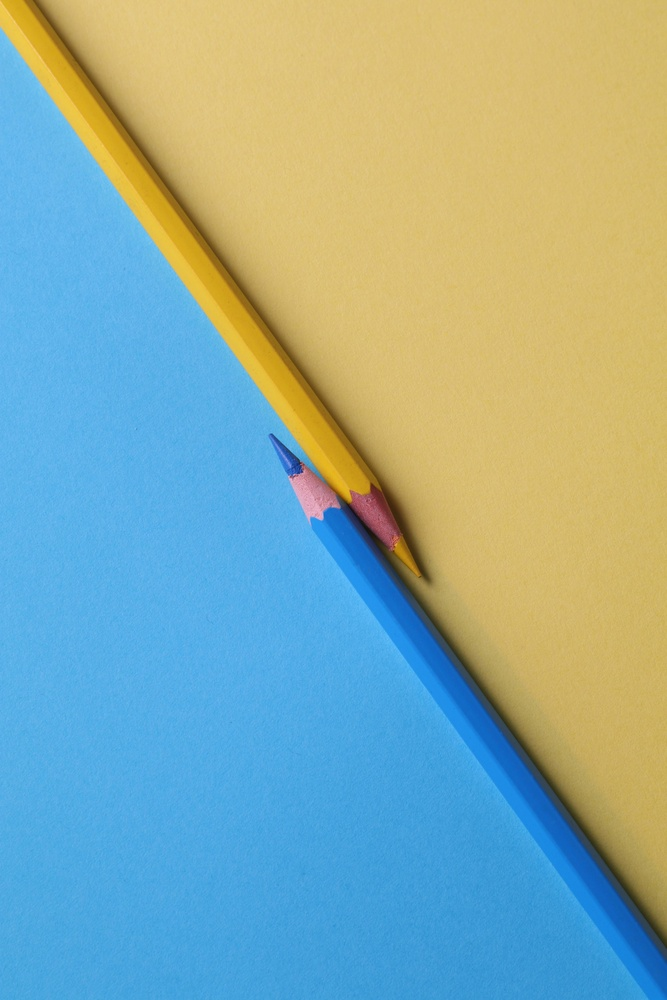
#> input picture image/rgb4.jpg, 667 x 1000 px, shrunk from 4000 x 6000 before the run, found by its file name
$ python bgr_to_bw.py
#> lines starting #> are read from the running program, lines starting #| are printed output that depends on the picture; after the words box and inside, x2 and y2 are one past the last pixel; in counts of white or black regions, pixels touching at a corner belong together
import cv2
import numpy as np

# read image
img = cv2.imread(r"C:\Users\soumyasish-sarkar\PycharmProjects\opencv_learning\image\rgb4.jpg")
#> img is the input picture: shape (1000, 667, 3); mean B, G, R 164.9, 172.7, 141

# convert to grayscale first
img_grey = cv2.cvtColor(img, cv2.COLOR_BGR2GRAY)
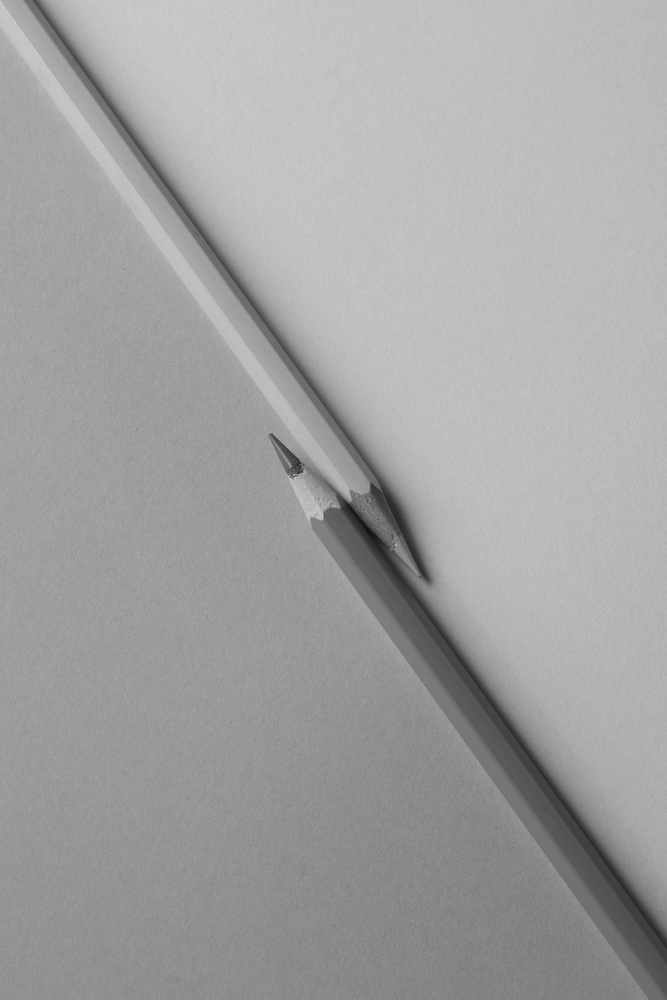
#> img_grey: shape (1000, 667); min 17, max 209, mean 162.3

# apply threshold to make it pure black & white
_, img_bw = cv2.threshold(img_grey, 127, 255, cv2.THRESH_BINARY)
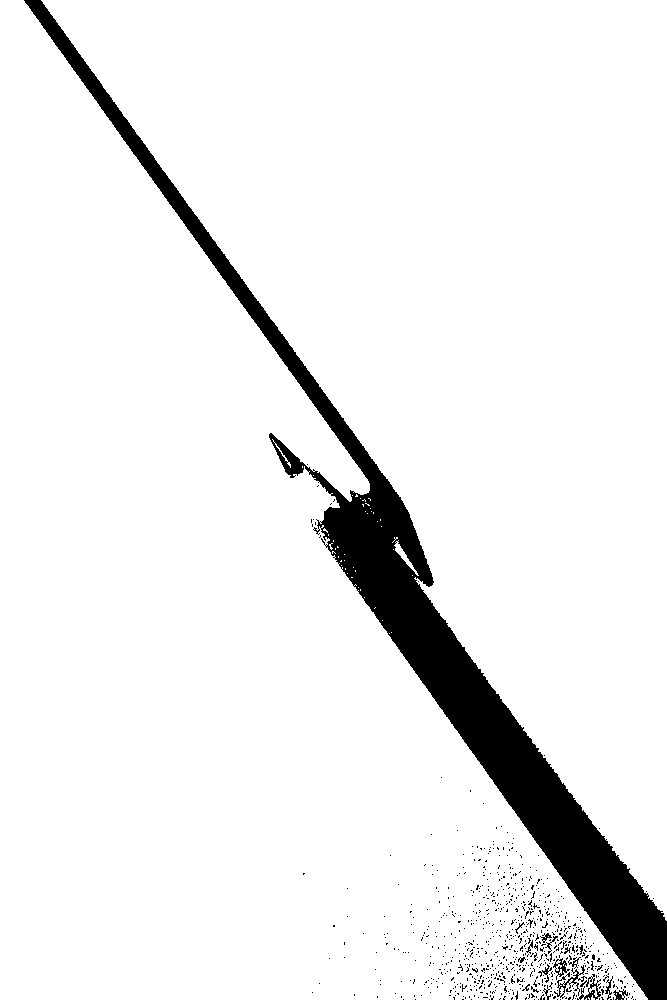
#> img_bw: shape (1000, 667); 92.9% white; 769 black regions (752 under 20 px), largest, box (x1, y1, x2, y2) and area: (24, 0, 667, 1000) 44090, (554, 965, 587, 999) 244, (577, 974, 601, 1000) 218

print(img_bw.shape)  # still (height, width), only black & white
#| (1000, 667)

# display
cv2.namedWindow("Black & White Image", cv2.WINDOW_NORMAL)
cv2.imshow("Black & White Image", img_bw)
cv2.waitKey(0)
cv2.destroyAllWindows()

$ run again, with image/rgb1.jpg copied over image/rgb4.jpg
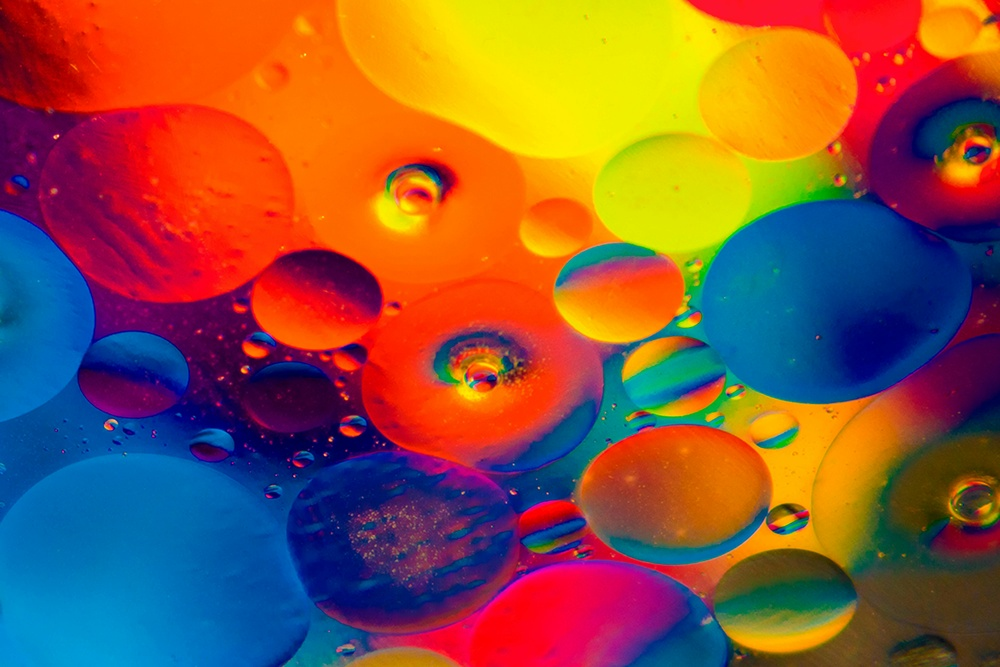
#> input picture image/rgb1.jpg, 1000 x 667 px, shrunk from 6000 x 4000 before the run, found by its file name
#> img is the input picture: shape (667, 1000, 3); mean B, G, R 62.8, 84.9, 137.3
#> `img_grey = cv2.cvtColor(img, cv2.COLOR_BGR2GRAY)`:
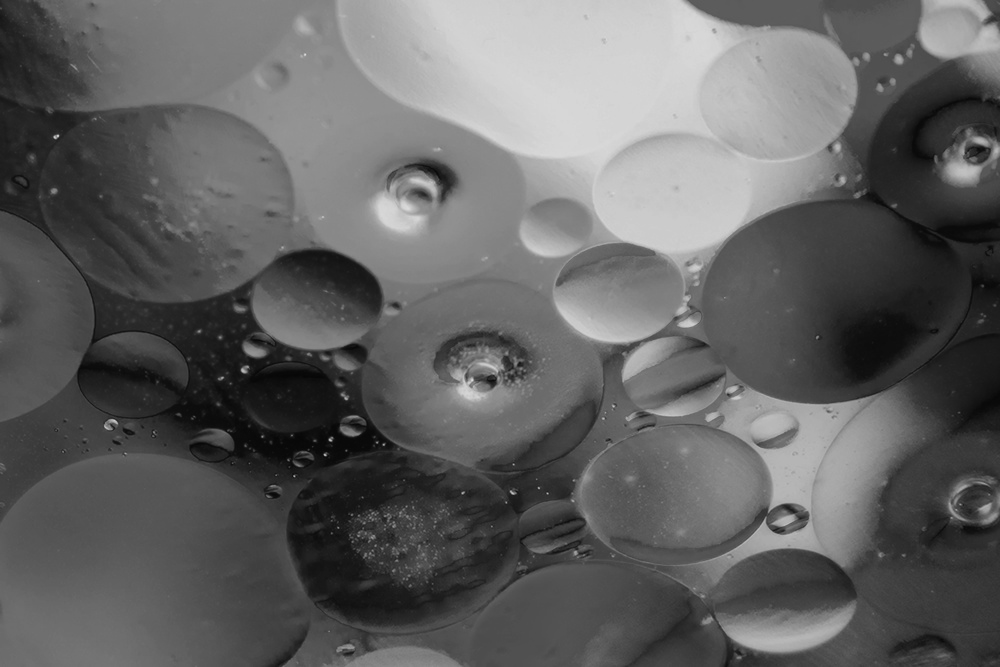
#> img_grey: shape (667, 1000); min 6, max 220, mean 98
#> `_, img_bw = cv2.threshold(img_grey, 127, 255, cv2.THRESH_BINARY)`:
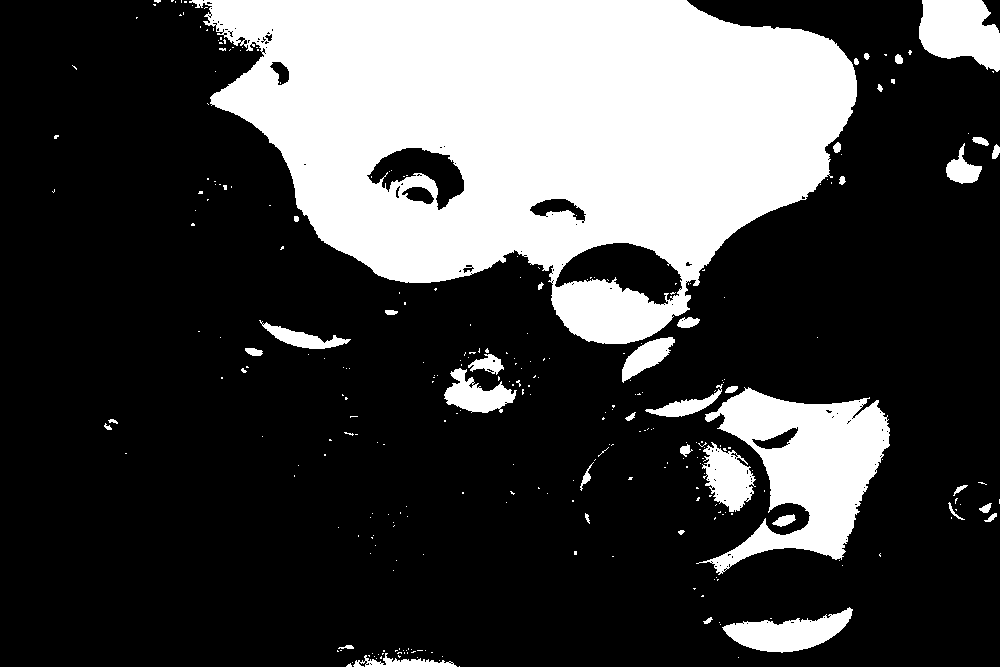
#> img_bw: shape (667, 1000); 26.9% white; 299 white regions (259 under 20 px), largest, box (x1, y1, x2, y2) and area: (189, 0, 857, 344) 143686, (696, 387, 890, 575) 17244, (919, 0, 1000, 72) 4304
#| (667, 1000)

$ run again, with image/rgb2.jpg copied over image/rgb4.jpg
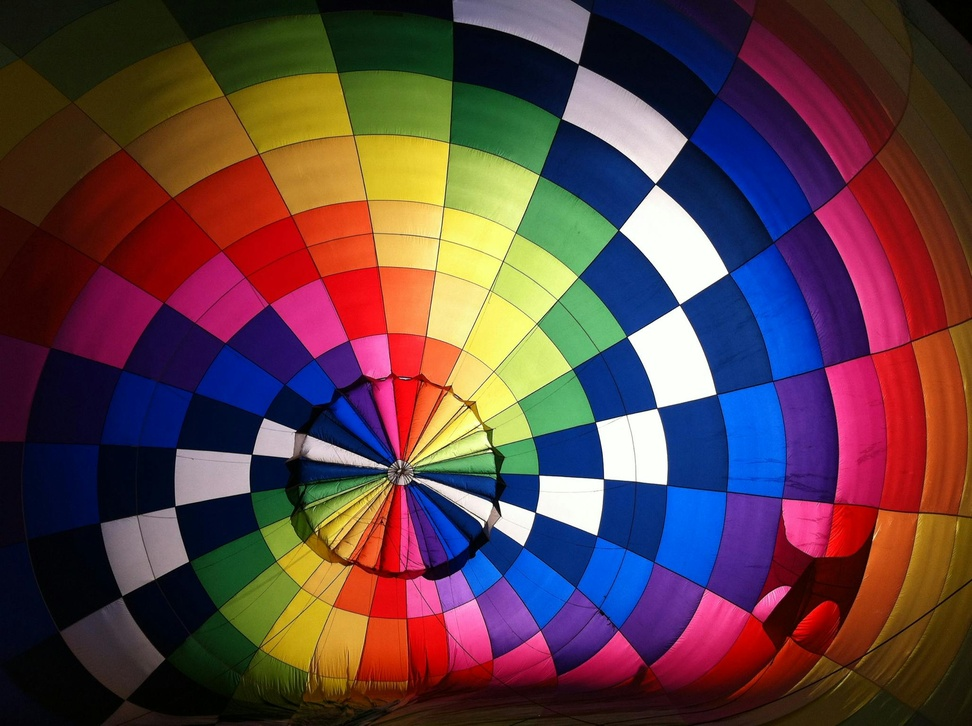
#> input picture image/rgb2.jpg, 972 x 726 px, shrunk from 2056 x 1536 before the run, found by its file name
#> img is the input picture: shape (726, 972, 3); mean B, G, R 68.3, 63.8, 92.7
#> `img_grey = cv2.cvtColor(img, cv2.COLOR_BGR2GRAY)`:
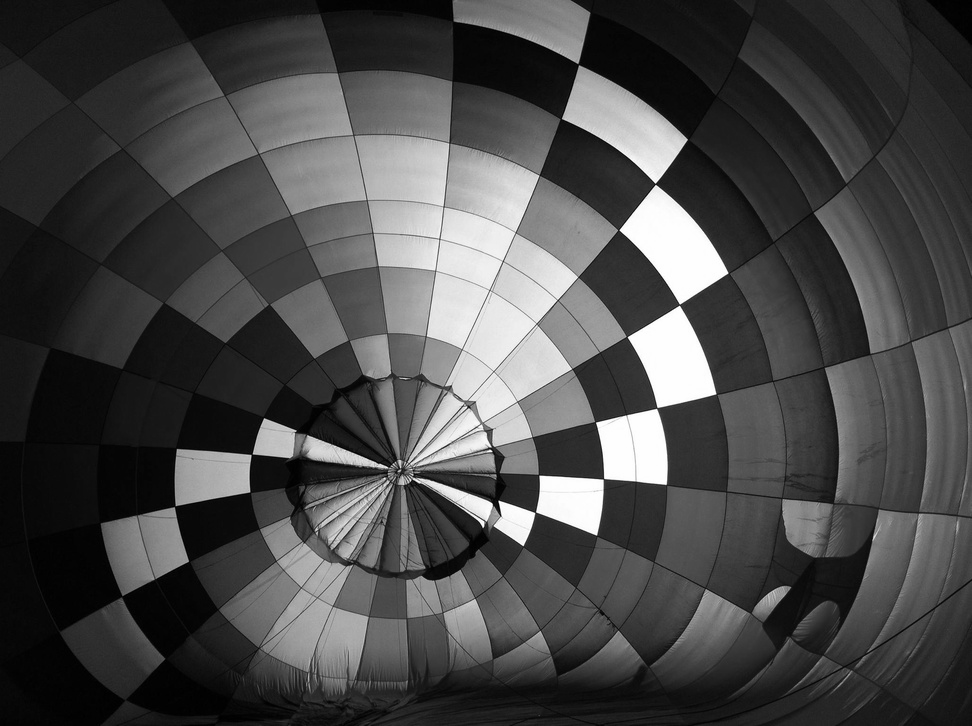
#> img_grey: shape (726, 972); min 0, max 255, mean 72.9
#> `_, img_bw = cv2.threshold(img_grey, 127, 255, cv2.THRESH_BINARY)`:
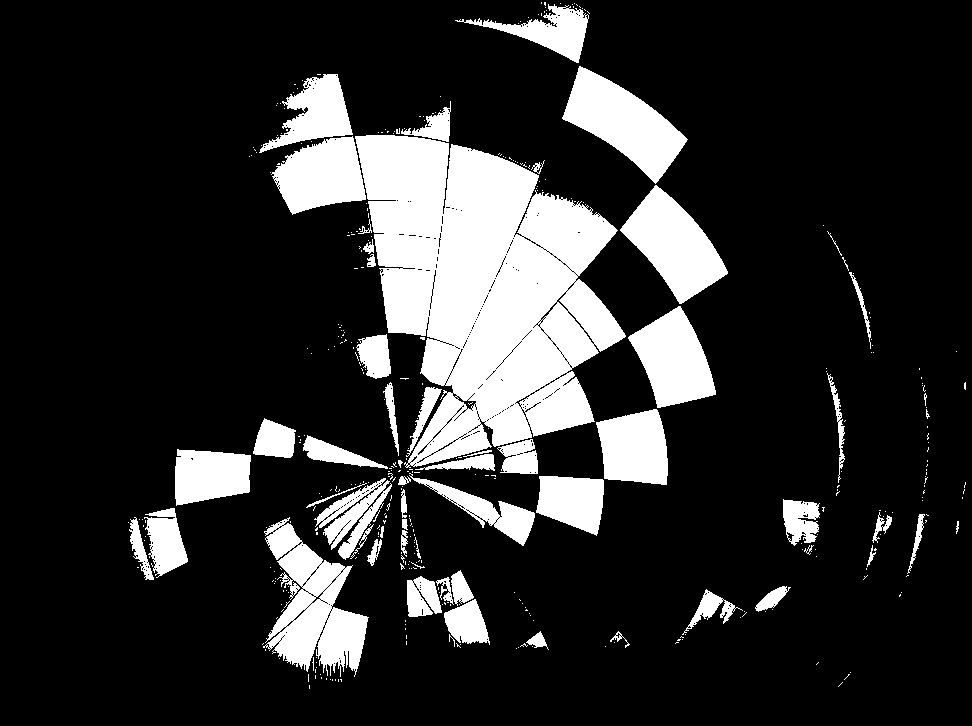
#> img_bw: shape (726, 972); 18.1% white; 407 white regions (349 under 20 px), largest, box (x1, y1, x2, y2) and area: (355, 135, 626, 468) 55481, (263, 517, 369, 677) 8436, (562, 66, 688, 184) 6769
#| (726, 972)

$ run again, with image/rgb3.jpg copied over image/rgb4.jpg
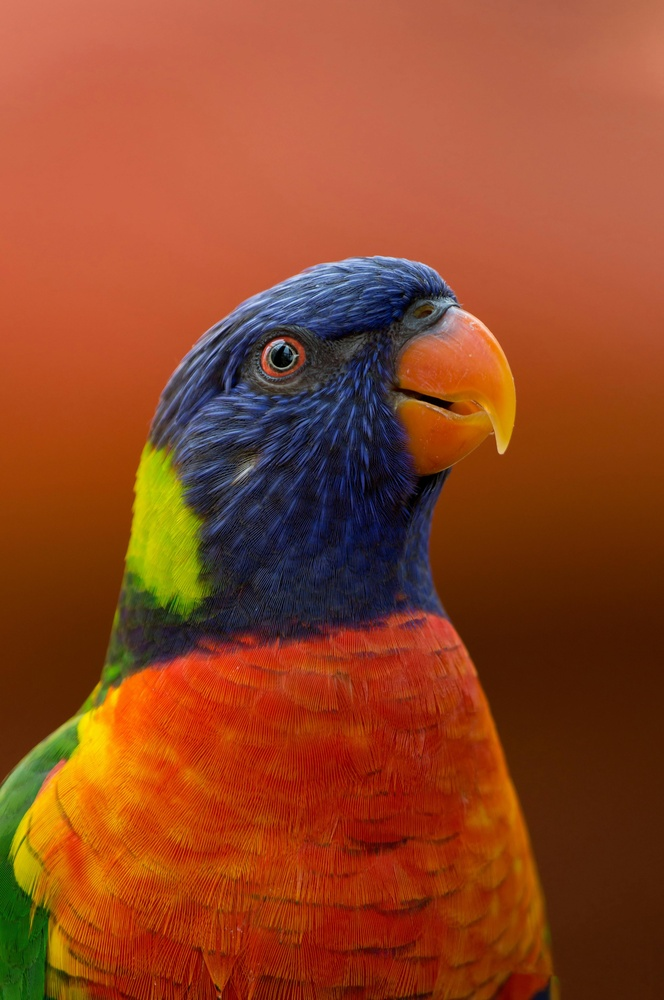
#> input picture image/rgb3.jpg, 664 x 1000 px, shrunk from 3264 x 4912 before the run, found by its file name
#> img is the input picture: shape (1000, 664, 3); mean B, G, R 36.8, 70, 145.5
#> `img_grey = cv2.cvtColor(img, cv2.COLOR_BGR2GRAY)`:
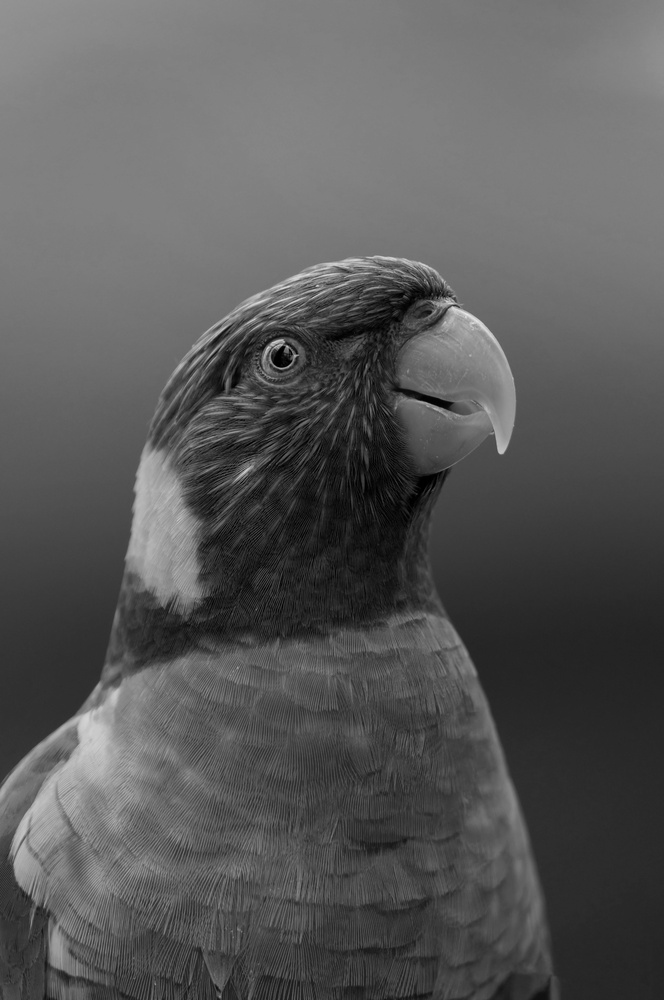
#> img_grey: shape (1000, 664); min 0, max 235, mean 88.7
#> `_, img_bw = cv2.threshold(img_grey, 127, 255, cv2.THRESH_BINARY)`:
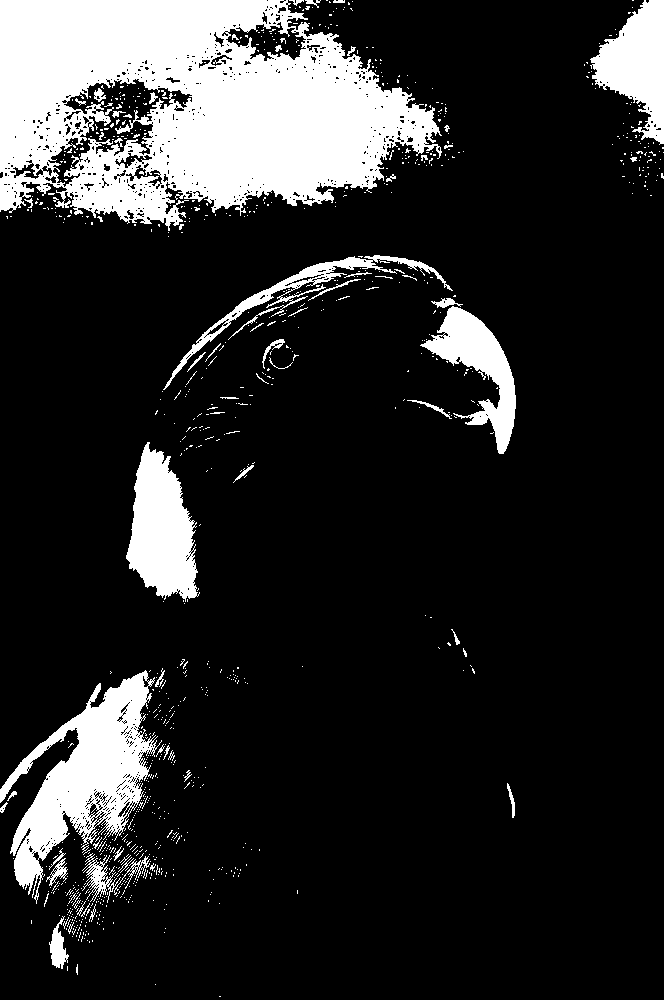
#> img_bw: shape (1000, 664); 16.3% white; 970 white regions (906 under 20 px), largest, box (x1, y1, x2, y2) and area: (0, 0, 442, 231) 66359, (0, 670, 162, 904) 14136, (126, 442, 200, 602) 7343
#| (1000, 664)
